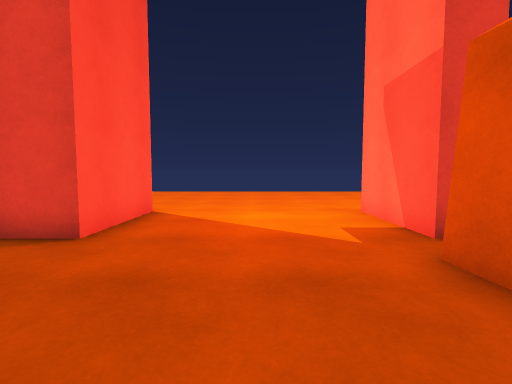
[1] (above)

19 first-person views from a walk through a 3-D level made in the Unity game engine. The camera is 1.2 m above the floor, tilts 4° down and sees 85° across. The floor is counted in squares, 1 m on a side. Each view is taken from the middle of a square. On the plan, view 1 faces up. The plan holds only what a view shows up to about 13 squares ahead; the rest is blank. The place goes on beyond the plan. Surface patterns are stand-ins for the level's own textures.

[2]
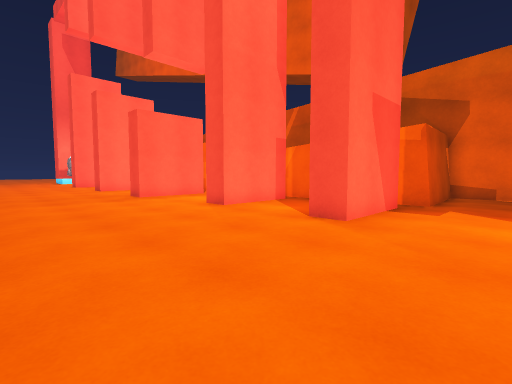

[3]
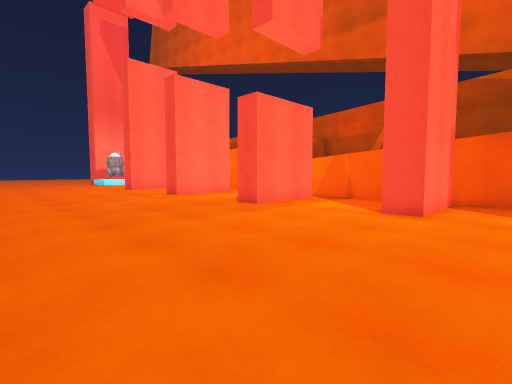

[4]
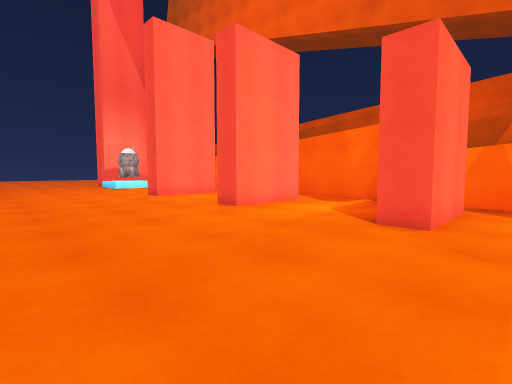

[5]
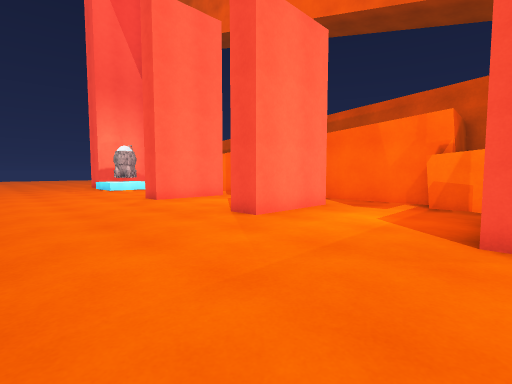

[6]
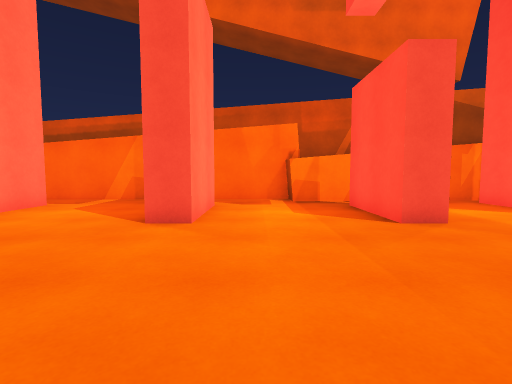

[7]
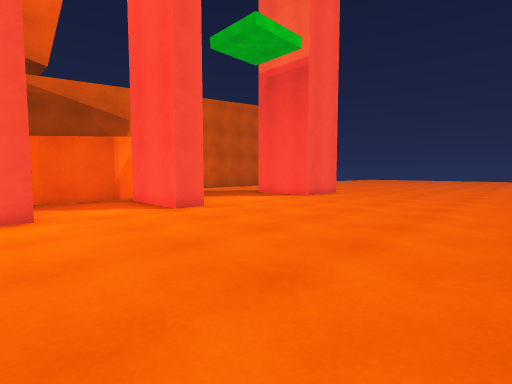

[8]
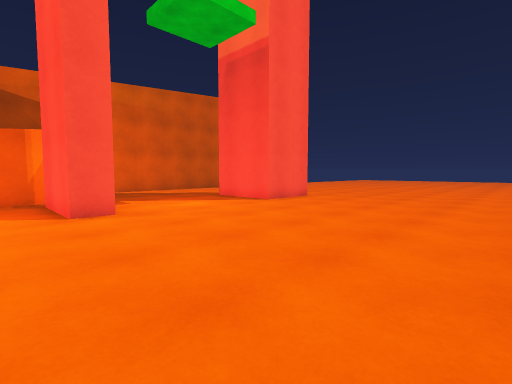

[9]
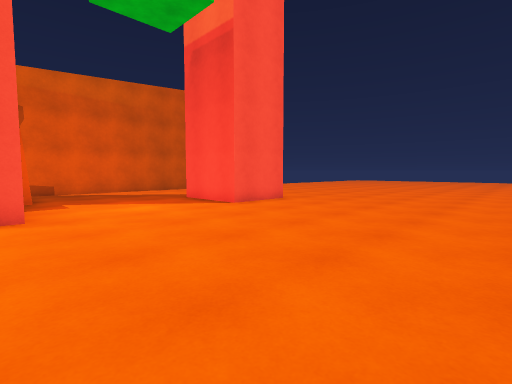

[10]
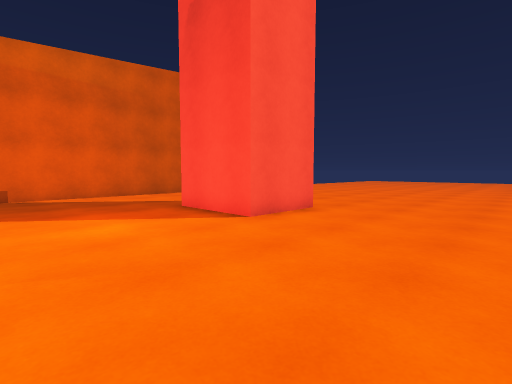

[11]
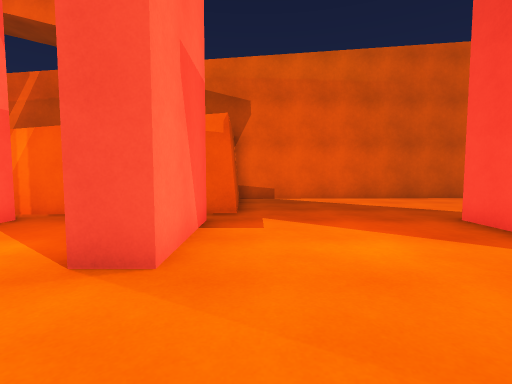

[12]
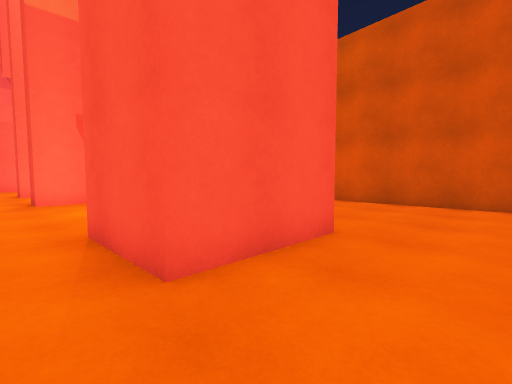

[13]
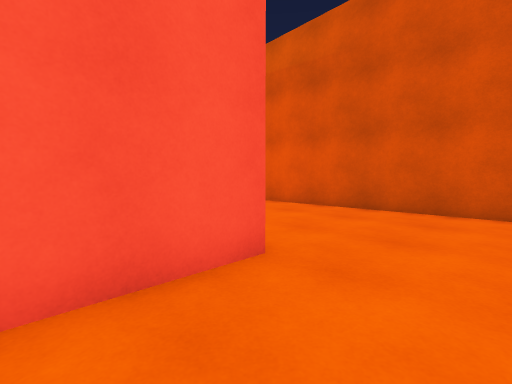

[14]
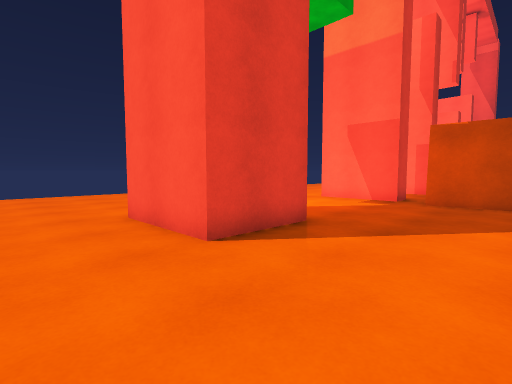

[15]
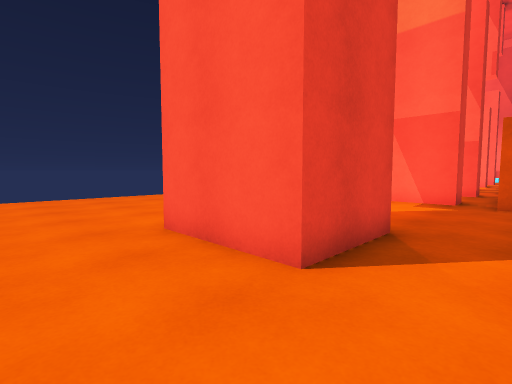

[16]
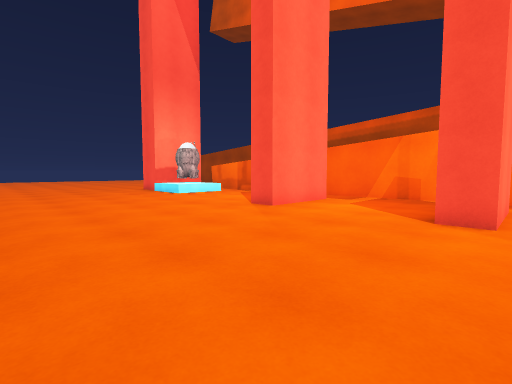

[17]
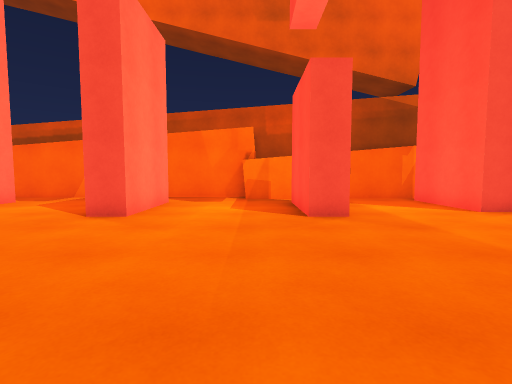

[18]
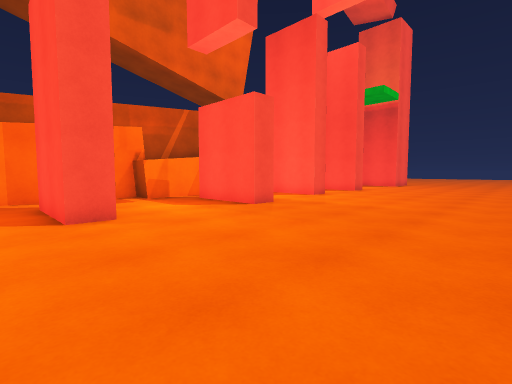

[19]
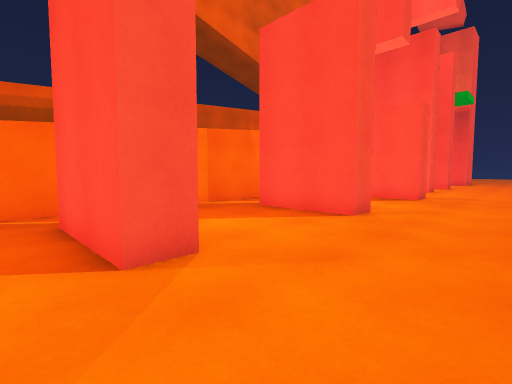

### Floor plan
Points are (right, up) in squares from view 1. A wall is a line through its corners. A room is listed if a view was taken in it or the views show most of it. See-through windows are left out.
Room 1 (views 1, 2, 3, 4, 5, 6, 7, 8, 9, 10, 11, 12, 13, 14, 15, 16, 17, 18, 19)
walls: (8.1, 5) (8.1, 8.6) (9.2, 8.6) (9.2, 5); (13.5, 5.8) (13.5, 9.5) (14.6, 9.5) (14.6, 5.8); (3.2, 5) (3.2, 8.6) (4.3, 8.6) (4.3, 5); (-3.2, 8.6) (-3.2, 5) (-6.2, 5) (-6.2, 8.6) (-3.2, 8.6); (19.5, 5.8) (19.5, 9.5) (20.6, 9.5) (20.6, 5.8); (25.7, 5.8) (25.7, 9.5) (26.8, 9.5) (26.8, 5.8); (-8.7, -1.1) (2.8, -0.7) (2.7, 3.8) (16.6, 4.4) (16.6, 3.2) (27.7, 3.7)

Positions as (right, up) in squares from view 1, and headings:
1: (0, 0), facing up
2: (0, 15), facing down-right
3: (6, 17), facing down-right
4: (12, 16), facing down-right
5: (14, 15), facing down-right
6: (18, 16), facing down
7: (9, 17), facing down-left
8: (6, 17), facing down-left
9: (4, 17), facing down-left
10: (2, 14), facing down-left
11: (2, 12), facing down
12: (-9, 10), facing down-right
13: (-9, 8), facing down-right
14: (-9, 1), facing up-right
15: (-9, 3), facing up-right
16: (19, 17), facing down-right
17: (16, 17), facing down
18: (22, 17), facing down-left
19: (28, 13), facing down-left
